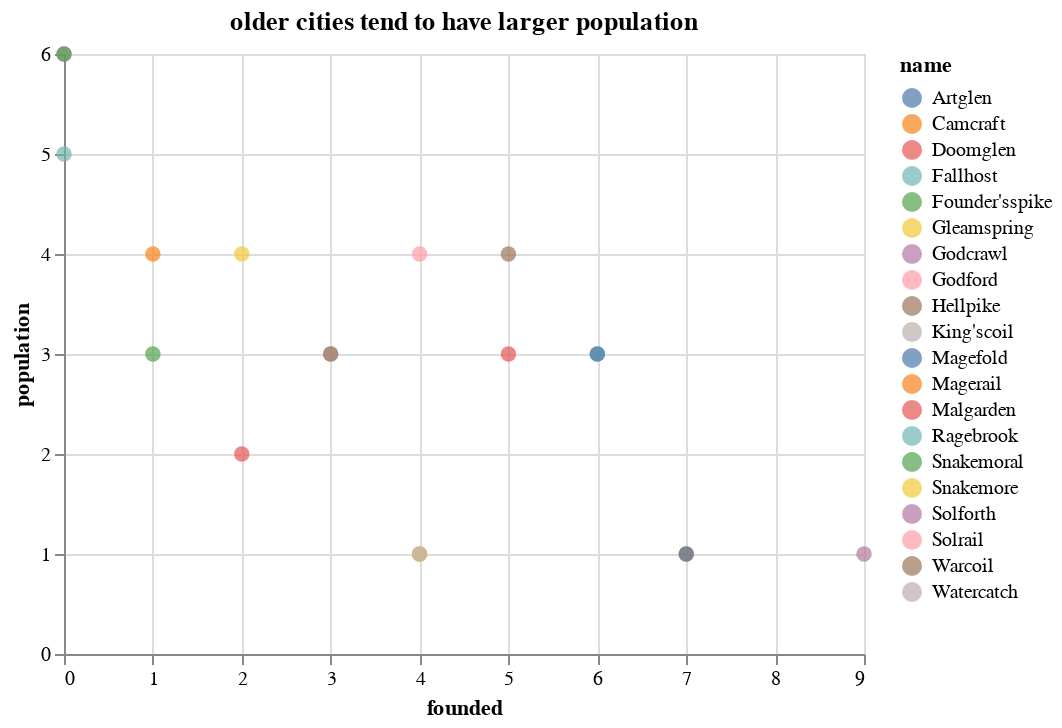

The notebook cell this image was saved under:
### Code cell
def population_age(towns):
    df = pd.DataFrame(index=range(len(all_towns)))
    df['name'] = [t.name for t in all_towns]
    df['population'] = [t.pop for t in all_towns]
    df['founded'] = [t.founded for t in all_towns]
    return df

alt.Chart(population_age(towns),title="older cities tend to have larger population").mark_circle(size=60).encode(
    y='population',
    x='founded',
    color='name',
    tooltip=['name']
)

### Figure 1 — Vega-Lite specification as saved in the notebook (floating-point values rounded to 4 significant figures)
{"$schema": "https://vega.github.io/schema/vega-lite/v2.6.0.json", "config": {"view": {"height": 300, "width": 400}}, "data": {"name": "data-8280222dedc7ffbcc70b87344e44441b"}, "datasets": {"data-8280222dedc7ffbcc70b87344e44441b": [{"founded": 0, "name": "Godcrawl", "population": 6}, {"founded": 0, "name": "Ragebrook", "population": 5}, {"founded": 0, "name": "Founder'sspike", "population": 6}, {"founded": 1, "name": "Snakemoral", "population": 3}, {"founded": 1, "name": "Magerail", "population": 4}, {"founded": 2, "name": "Snakemore", "population": 4}, {"founded": 2, "name": "Malgarden", "population": 2}, {"founded": 3, "name": "King'scoil", "population": 3}, {"founded": 3, "name": "Warcoil", "population": 3}, {"founded": 4, "name": "Godford", "population": 1}, {"founded": 4, "name": "Gleamspring", "population": 1}, {"founded": 4, "name": "Solrail", "population": 4}, {"founded": 4, "name": "Watercatch", "population": 1}, {"founded": 5, "name": "Doomglen", "population": 3}, {"founded": 5, "name": "Hellpike", "population": 4}, {"founded": 6, "name": "Fallhost", "population": 3}, {"founded": 6, "name": "Magefold", "population": 3}, {"founded": 7, "name": "Camcraft", "population": 1}, {"founded": 7, "name": "Artglen", "population": 1}, {"founded": 9, "name": "Solforth", "population": 1}]}, "encoding": {"color": {"field": "name", "type": "nominal"}, "tooltip": [{"field": "name", "type": "nominal"}], "x": {"field": "founded", "type": "quantitative"}, "y": {"field": "population", "type": "quantitative"}}, "mark": {"size": 60, "type": "circle"}, "title": "older cities tend to have larger population"}
